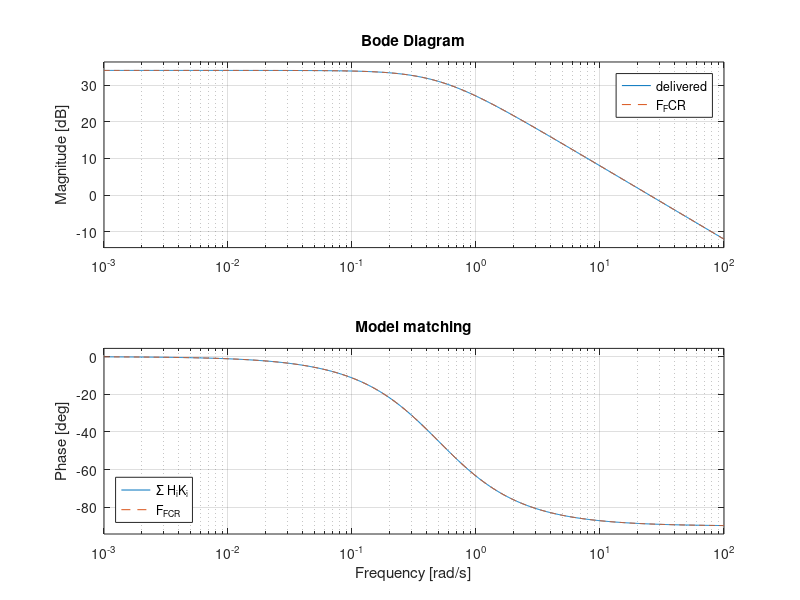
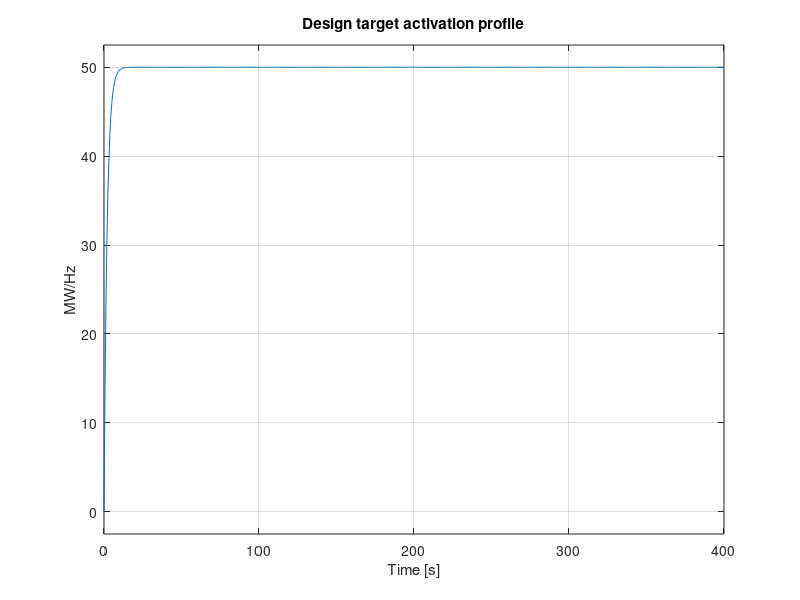
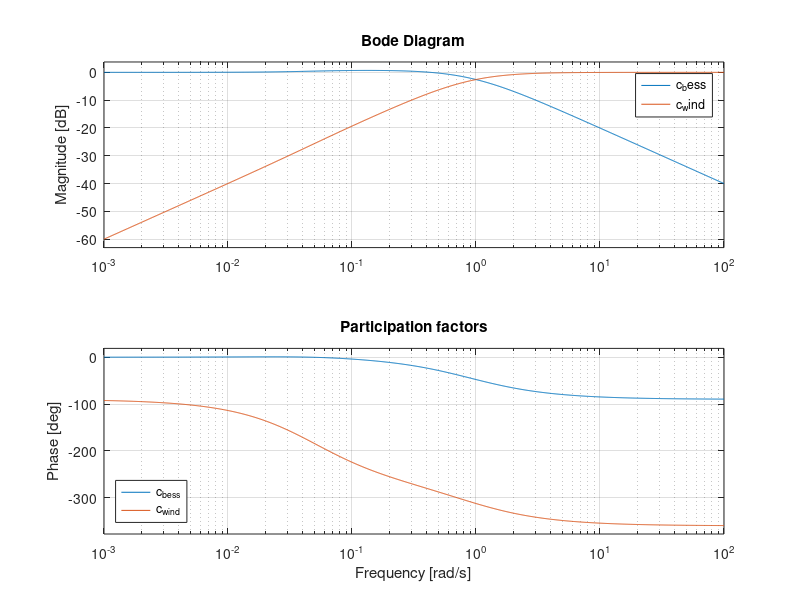

The MATLAB source for these figures, in order:
%% DERIVE_PARTICIPATION_FACTORS
% Generates the DVPP controllers K_bess(s) and K_wind(s) from the design
% target and the device models.
%
% Every parameter below is a stated design decision, not a fitted value.
% Run this, paste the printed coefficients into the DVPP_MODE == 2 variant,
% and the model matches the derivation exactly.
%
% Construction follows Bjork, Johansson & Dorfler, IEEE TCNS 10(3), 2023,
% Section III-C. Deviation from the source is noted at the bottom.

clear; clc; s = tf('s');

%% ========================================================================
%  DESIGN DECISIONS
%  ========================================================================

% --- Steady-state gain ------------------------------------------------
% Combined device capability is 30 MW (BESS) + 20 MW (wind) = 50 MW.
% The gain is set so the plant is fully deployed at a 1.0 Hz deviation,
% the full-activation convention for fast frequency response services.
% Equivalent droop: 50 MW/Hz on 50 MW at 50 Hz = 2%.
P_bess_rated = 30;                      % MW
P_wind_rated = 20;                      % MW
f_full       = 1.0;                     % Hz, deviation at full deployment
R_FCR        = (P_bess_rated + P_wind_rated)/f_full;    % = 50 MW/Hz

% --- Activation time constant -----------------------------------------
% The target must deliver its full response within the NEM 60-second
% contingency raise window.  A first-order lag reaches 95% at three time
% constants, so T = 60/3 = 20 s.
t_window = 6;                          % s, service delivery window
T_act    = t_window/3;                  % = 20 s

% --- Participation crossover ------------------------------------------
% Sets which device serves which frequency band: BESS below 1/tau, wind
% above.  Chosen at 1 rad/s, which sits between the two device limits --
% roughly 20x above the wind NMP zero (0.046 rad/s) so wind is never asked
% to hold steady state, and roughly 25x below the BESS bandwidth
% (25 rad/s) so the BESS can deliver its share.
tau = 1;                                % s

% --- Wind turbine -----------------------------------------------------
% Bjork, Pombo & Johansson, IEEE TPWRS 37(2), 2022: the NMP zero follows
% from allowing 20% rotor deceleration below the MPP speed.
v_wind = 8;                             % m/s
z      = 5.8*v_wind*1e-3;               % = 0.0464 rad/s

% --- Lead stage (OFF by default) --------------------------------------
% A lead is only introduced if the first-order target produces overshoot
% or a secondary frequency dip on restoration -- the reason Bjork gives
% for adding one.  Run the closed-loop check first; enable only if needed,
% and record the criterion it was tuned against.
USE_LEAD = false;
T_lead   = 4;                           % s, zero      (only if USE_LEAD)
T_fast   = 1;                           % s, fast pole (only if USE_LEAD)

%% ========================================================================
%  DESIGN TARGET
%  ========================================================================

if USE_LEAD
    F_FCR = R_FCR*(T_lead*s + 1)/((T_fast*s + 1)*(T_act*s + 1));
    fprintf('Target: %g*(%gs+1)/((%gs+1)(%gs+1))  [lead ENABLED]\n', ...
            R_FCR, T_lead, T_fast, T_act);
else
    F_FCR = R_FCR/(T_act*s + 1);
    fprintf('Target: %g/(%gs+1)  [first order]\n', R_FCR, T_act);
end

%% ========================================================================
%  DEVICE MODELS
%  ========================================================================

H_bess = tf(1);                         % ideal; inverter dynamics >> w_B
H_wind = (s - z)/(s + z);               % non-minimum phase all-pass

%% ========================================================================
%  PARTICIPATION FACTORS
%  ========================================================================

% Slow device (BESS) carries DC.  Bjork uses a static weight here; a
% first-order low-pass is used instead so the BESS anchors steady state
% rather than taking a fixed share at every frequency.  This is required
% because hydro is independently governed and not commanded by the DVPP.
c_bess_raw = 1/(1 + tau*s);

% Fast device (wind).  Bjork's form is c = k*(B/B_inf)*(1 - sum(c_slow)).
% For the wind all-pass, B(s)/B(inf) = (s-z)/(s+z) = H_wind.
c_wind_raw = (1 - c_bess_raw)*H_wind;

% Normalisation, with Bjork's stability guard.
c_sum = minreal(c_bess_raw + c_wind_raw);
if isstable(c_sum) && isstable(1/c_sum)
    c_bess = minreal(c_bess_raw/c_sum);
    c_wind = minreal(c_wind_raw/c_sum);
else
    error(['c_sum is not stable and minimum phase; cannot normalise. ' ...
           'Check tau against the wind NMP zero.']);
end

% Closed forms, for the report:
%   c_bess = (s + z)  / (s^2 + (1-z)s + z)
%   c_wind = s(s - z) / (s^2 + (1-z)s + z)

fprintf('sum of participation factors at DC = %.6f  (should be 1)\n', ...
        dcgain(c_bess + c_wind));

%% ========================================================================
%  CONTROLLERS
%  ========================================================================

K_bess = minreal(c_bess*F_FCR/H_bess);
K_wind = minreal(c_wind*F_FCR/H_wind);   % the (s-z) cancels; K_wind stable

%% ========================================================================
%  VERIFICATION
%  ========================================================================

delivered = minreal(H_bess*K_bess + H_wind*K_wind);

w   = logspace(-3, 2, 500);
err = norm(squeeze(freqresp(delivered - F_FCR, w)), inf);

fprintf('\n--- verification ---\n');
fprintf('DC gain of delivered aggregate : %.4f  (target %.4f)\n', ...
        dcgain(delivered), dcgain(F_FCR));
fprintf('max |delivered - target|, 1e-3..1e2 rad/s : %.3e\n', err);

if ~isstable(K_wind), warning('K_wind is unstable.'); end

%% ========================================================================
%  ACTIVATION PROFILE
%  ========================================================================
% Reports what the target actually delivers against the NEM windows.
% These are the numbers to quote in the methodology.

t = linspace(0, 400, 400001);
y = step(F_FCR, t);
pct = @(tt) 100*y(find(t >= tt, 1))/R_FCR;

fprintf('\n--- activation profile ---\n');
fprintf('response at   6 s : %5.1f %%   (fast raise window)\n',  pct(6));
fprintf('response at  60 s : %5.1f %%   (slow raise window)\n',  pct(60));
fprintf('response at 300 s : %5.1f %%   (delayed raise window)\n', pct(300));
fprintf('time to 50%%       : %5.2f s\n', t(find(y >= 0.50*R_FCR, 1)));
fprintf('time to 95%%       : %5.2f s\n', t(find(y >= 0.95*R_FCR, 1)));
fprintf('overshoot          : %5.2f %%\n', 100*(max(y) - R_FCR)/R_FCR);

%% ========================================================================
%  COEFFICIENTS TO ENTER IN THE MODEL
%  ========================================================================
% Copy these into the two Transfer Fcn blocks inside DVPP_MODE == 2.
% Use the full precision printed here -- entering rounded values is what
% made the DC gain 49.45 instead of 50.

[nb, db] = tfdata(tf(K_bess), 'v');
[nw, dw] = tfdata(tf(K_wind), 'v');

fprintf('\n--- K_bess ---\nnum: ');   fprintf('%.10g  ', nb);
fprintf('\nden: ');                   fprintf('%.10g  ', db);
fprintf('\n\n--- K_wind ---\nnum: '); fprintf('%.10g  ', nw);
fprintf('\nden: ');                   fprintf('%.10g  ', dw);
fprintf('\n');

%% ========================================================================
%  PLOTS
%  ========================================================================

figure;
bode(delivered, F_FCR, '--', {1e-3, 1e2}); grid on
legend('\Sigma H_iK_i', 'F_{FCR}', 'Location', 'southwest');
title('Model matching');

figure;
step(F_FCR, 400); grid on
title('Design target activation profile');
ylabel('MW/Hz');

figure;
bode(c_bess, c_wind, {1e-3, 1e2}); grid on
legend('c_{bess}', 'c_{wind}', 'Location', 'southwest');
title('Participation factors');

%% ========================================================================
%  NOTES
%  ========================================================================
% DEVIATION FROM BJORK: he assigns the slow device a static weight k_slow.
% Here it is 1/(1+tau*s), so the BESS anchors steady state.  Necessary
% because the hydro unit is independently governed and outside the DVPP,
% leaving the BESS as the only commanded device able to hold DC.
%
% NO LEAD BY DEFAULT: Bjork adds a lead because a first-order target
% overshoots and produces a secondary frequency dip on restoration.  That
% is a closed-loop symptom -- check for it in simulation before adding one.
% If delta_f settles monotonically with no overshoot, no lead is required
% and the target is two derived parameters.
%
% IF THE LEAD IS NEEDED: set USE_LEAD = true, tune T_lead and T_fast until
% the overshoot and secondary dip are removed, and report both the values
% and the criterion.  A stated criterion that was actually applied is a
% design procedure; a value with no criterion is not.
%
% NEXT: after regenerating, re-run the 500 s case.  Every previously
% recorded number was produced with the old target and no longer applies.
